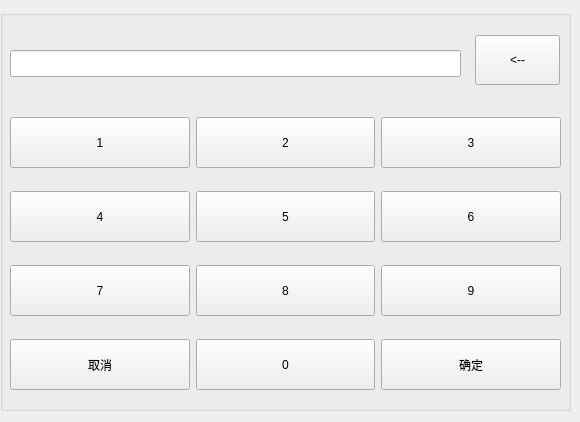
<?xml version="1.0" encoding="UTF-8"?>
<ui version="4.0">
 <class>password</class>
 <widget class="QWidget" name="password">
  <property name="windowModality">
   <enum>Qt::NonModal</enum>
  </property>
  <property name="geometry">
   <rect>
    <x>0</x>
    <y>0</y>
    <width>580</width>
    <height>422</height>
   </rect>
  </property>
  <property name="windowTitle">
   <string>Form</string>
  </property>
  <property name="layoutDirection">
   <enum>Qt::LeftToRight</enum>
  </property>
  <widget class="QGroupBox" name="groupBox">
   <property name="geometry">
    <rect>
     <x>0</x>
     <y>10</y>
     <width>571</width>
     <height>401</height>
    </rect>
   </property>
   <property name="layoutDirection">
    <enum>Qt::LeftToRight</enum>
   </property>
   <property name="title">
    <string/>
   </property>
   <widget class="QWidget" name="layoutWidget">
    <property name="geometry">
     <rect>
      <x>10</x>
      <y>90</y>
      <width>551</width>
      <height>311</height>
     </rect>
    </property>
    <layout class="QGridLayout" name="gridLayout">
     <item row="3" column="0">
      <widget class="QPushButton" name="pushButton_num7">
       <property name="minimumSize">
        <size>
         <width>0</width>
         <height>50</height>
        </size>
       </property>
       <property name="maximumSize">
        <size>
         <width>16777215</width>
         <height>51</height>
        </size>
       </property>
       <property name="text">
        <string>7</string>
       </property>
      </widget>
     </item>
     <item row="2" column="1">
      <widget class="QPushButton" name="pushButton_num5">
       <property name="minimumSize">
        <size>
         <width>0</width>
         <height>50</height>
        </size>
       </property>
       <property name="maximumSize">
        <size>
         <width>16777215</width>
         <height>51</height>
        </size>
       </property>
       <property name="text">
        <string>5</string>
       </property>
      </widget>
     </item>
     <item row="2" column="2">
      <widget class="QPushButton" name="pushButton_num6">
       <property name="minimumSize">
        <size>
         <width>0</width>
         <height>50</height>
        </size>
       </property>
       <property name="maximumSize">
        <size>
         <width>16777215</width>
         <height>51</height>
        </size>
       </property>
       <property name="text">
        <string>6</string>
       </property>
      </widget>
     </item>
     <item row="0" column="1">
      <widget class="QPushButton" name="pushButton_num2">
       <property name="minimumSize">
        <size>
         <width>0</width>
         <height>50</height>
        </size>
       </property>
       <property name="maximumSize">
        <size>
         <width>16777215</width>
         <height>51</height>
        </size>
       </property>
       <property name="text">
        <string>2</string>
       </property>
      </widget>
     </item>
     <item row="3" column="2">
      <widget class="QPushButton" name="pushButton_num9">
       <property name="minimumSize">
        <size>
         <width>0</width>
         <height>50</height>
        </size>
       </property>
       <property name="maximumSize">
        <size>
         <width>16777215</width>
         <height>51</height>
        </size>
       </property>
       <property name="text">
        <string>9</string>
       </property>
      </widget>
     </item>
     <item row="3" column="1">
      <widget class="QPushButton" name="pushButton_num8">
       <property name="minimumSize">
        <size>
         <width>0</width>
         <height>50</height>
        </size>
       </property>
       <property name="maximumSize">
        <size>
         <width>16777215</width>
         <height>51</height>
        </size>
       </property>
       <property name="text">
        <string>8</string>
       </property>
      </widget>
     </item>
     <item row="0" column="2">
      <widget class="QPushButton" name="pushButton_num3">
       <property name="minimumSize">
        <size>
         <width>0</width>
         <height>50</height>
        </size>
       </property>
       <property name="maximumSize">
        <size>
         <width>16777215</width>
         <height>51</height>
        </size>
       </property>
       <property name="text">
        <string>3</string>
       </property>
      </widget>
     </item>
     <item row="2" column="0">
      <widget class="QPushButton" name="pushButton_num4">
       <property name="minimumSize">
        <size>
         <width>0</width>
         <height>50</height>
        </size>
       </property>
       <property name="maximumSize">
        <size>
         <width>16777215</width>
         <height>51</height>
        </size>
       </property>
       <property name="text">
        <string>4</string>
       </property>
      </widget>
     </item>
     <item row="4" column="0">
      <widget class="QPushButton" name="pushButton_cancel">
       <property name="minimumSize">
        <size>
         <width>0</width>
         <height>50</height>
        </size>
       </property>
       <property name="maximumSize">
        <size>
         <width>16777215</width>
         <height>51</height>
        </size>
       </property>
       <property name="text">
        <string>取消</string>
       </property>
      </widget>
     </item>
     <item row="4" column="2">
      <widget class="QPushButton" name="pushButton_enter">
       <property name="minimumSize">
        <size>
         <width>0</width>
         <height>50</height>
        </size>
       </property>
       <property name="maximumSize">
        <size>
         <width>16777215</width>
         <height>51</height>
        </size>
       </property>
       <property name="text">
        <string>确定</string>
       </property>
      </widget>
     </item>
     <item row="4" column="1">
      <widget class="QPushButton" name="pushButton_num0">
       <property name="minimumSize">
        <size>
         <width>0</width>
         <height>50</height>
        </size>
       </property>
       <property name="maximumSize">
        <size>
         <width>16777215</width>
         <height>51</height>
        </size>
       </property>
       <property name="text">
        <string>0</string>
       </property>
      </widget>
     </item>
     <item row="0" column="0">
      <widget class="QPushButton" name="pushButton_num1">
       <property name="minimumSize">
        <size>
         <width>0</width>
         <height>50</height>
        </size>
       </property>
       <property name="maximumSize">
        <size>
         <width>16777215</width>
         <height>51</height>
        </size>
       </property>
       <property name="text">
        <string>1</string>
       </property>
      </widget>
     </item>
    </layout>
   </widget>
   <widget class="QLineEdit" name="lineEdit">
    <property name="geometry">
     <rect>
      <x>10</x>
      <y>40</y>
      <width>451</width>
      <height>27</height>
     </rect>
    </property>
   </widget>
   <widget class="QPushButton" name="pushButton_delete">
    <property name="geometry">
     <rect>
      <x>475</x>
      <y>25</y>
      <width>85</width>
      <height>50</height>
     </rect>
    </property>
    <property name="minimumSize">
     <size>
      <width>85</width>
      <height>50</height>
     </size>
    </property>
    <property name="maximumSize">
     <size>
      <width>16777215</width>
      <height>50</height>
     </size>
    </property>
    <property name="text">
     <string>&lt;--</string>
    </property>
   </widget>
  </widget>
 </widget>
 <resources/>
 <connections/>
</ui>
